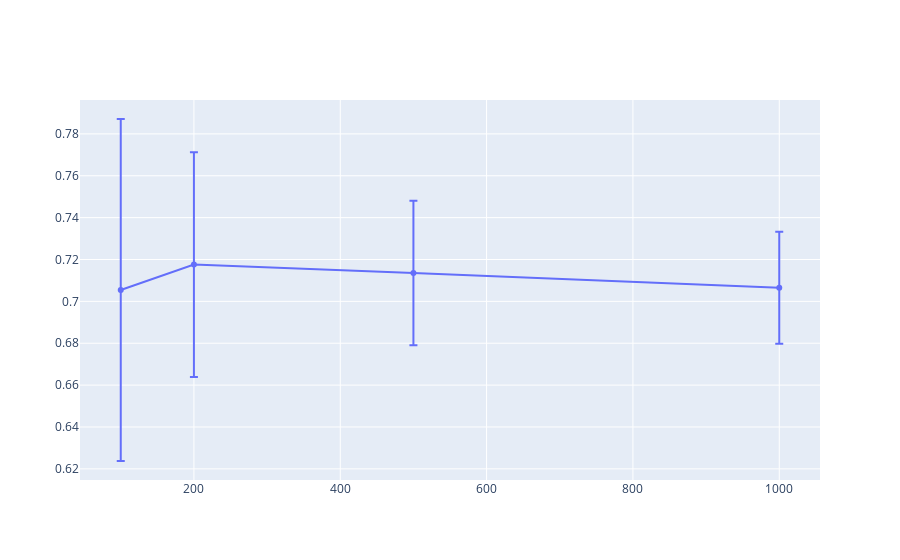

Write notebook code for a chart like this one.
### Code cell
fig = go.Figure(data=go.Scatter(
        x=df["num_sample"],
        y=df["est_mean"],
        error_y=dict(
            type='data', # value of error bar given in data coordinates
            array=df["error"],
            visible=True)
    ))
fig.show()

### Figure 1 — Plotly figure (JSON) as saved in the notebook; plotly's stock layout.template omitted (floating-point values rounded to 4 significant figures)
{"data": [{"error_y": {"array": [0.08168, 0.05368, 0.03451, 0.02676], "type": "data", "visible": true}, "type": "scatter", "x": [100, 200, 500, 1000], "y": [0.7054, 0.7176, 0.7136, 0.7065]}], "layout": {}}
